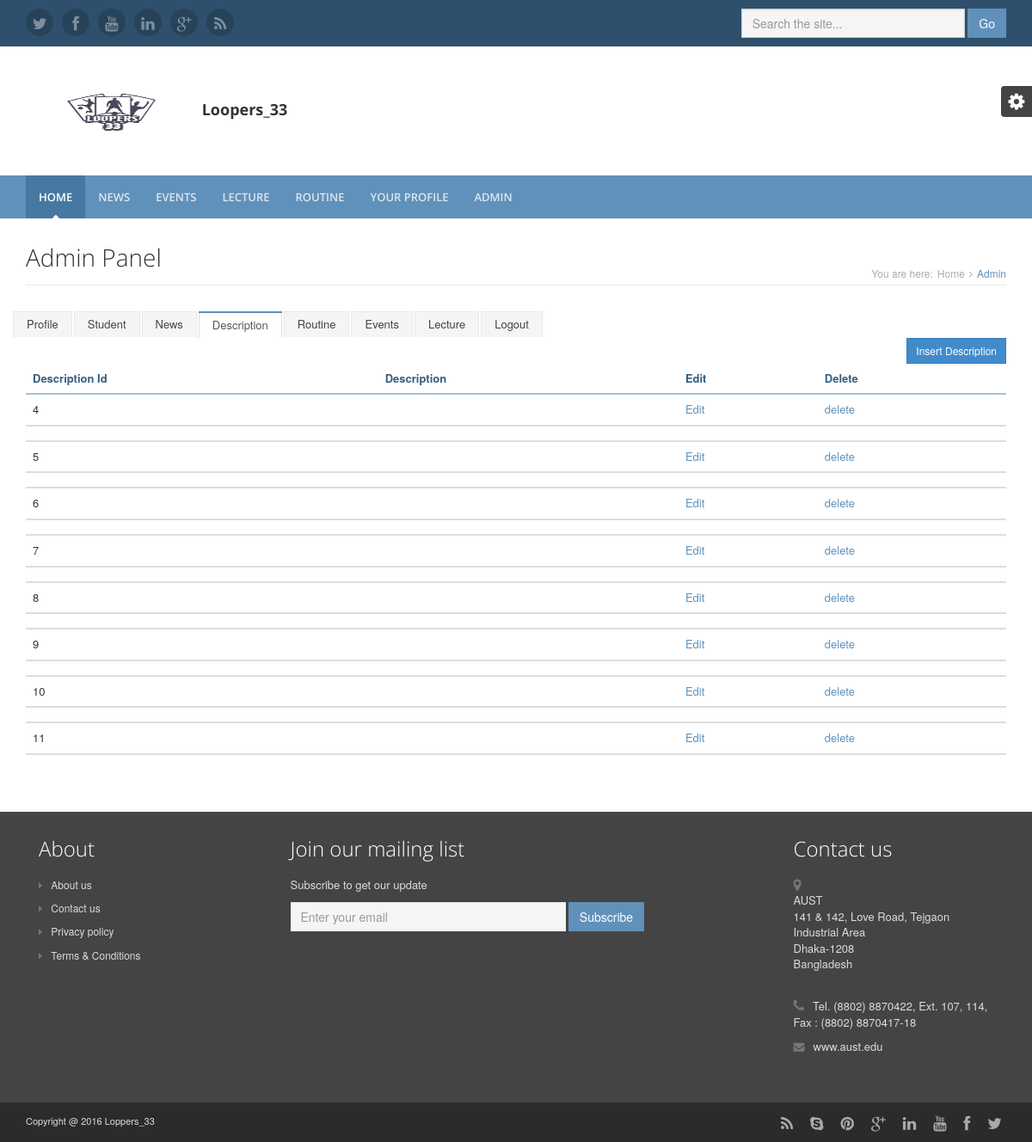
The app's page /admin_desc.php, older data.
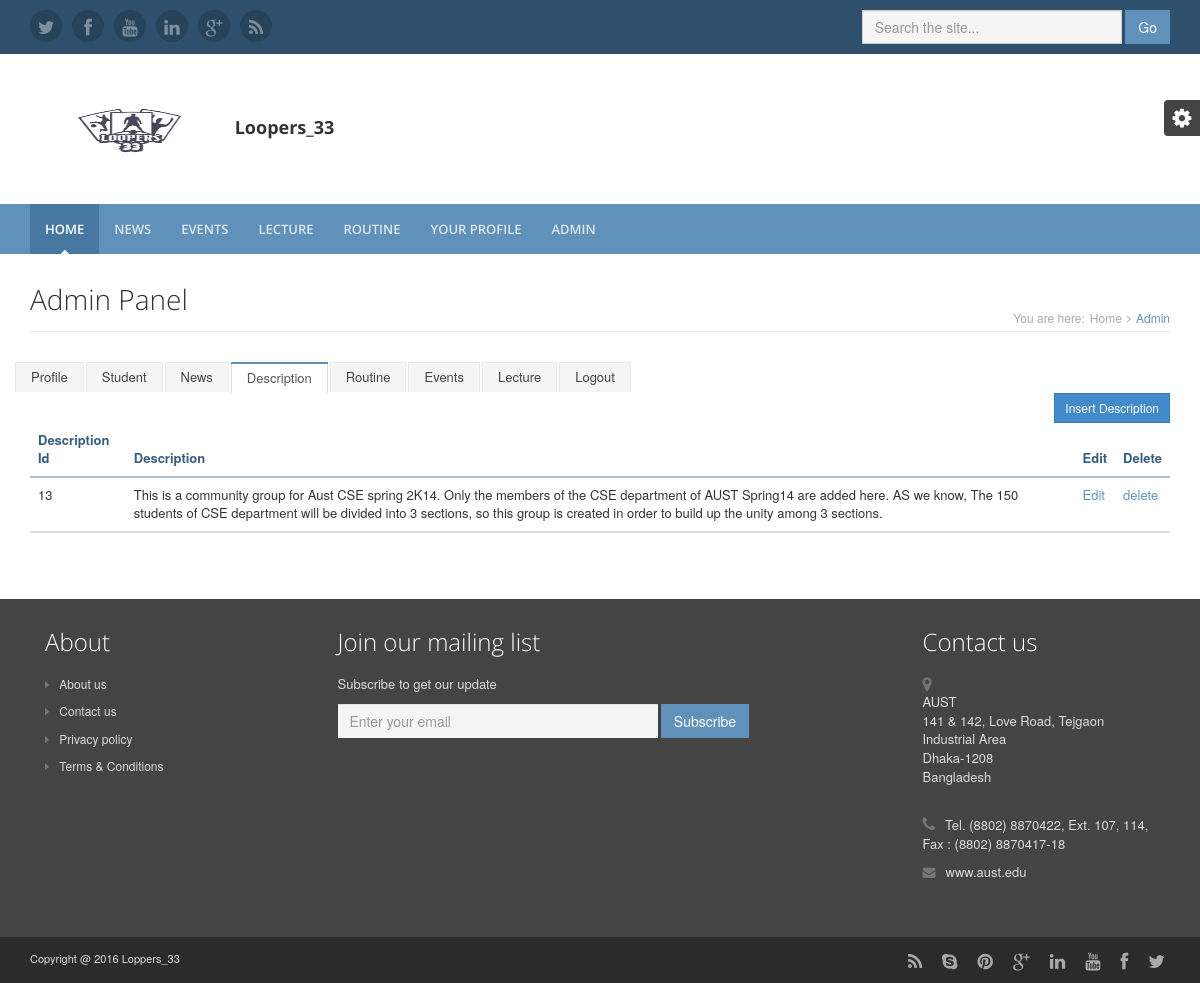
The same page, newer data.
### tables this page shows
CREATE TABLE `description` (
  `description_id` int(11) NOT NULL,
  `description` longtext
);

### admin_desc.php (the view)
<?php
	include 'header.php';
?>
	<div class="content container">
        <div class="page-wrapper">
            <header class="page-heading clearfix">
                <h1 class="heading-title pull-left">Admin Panel</small></h1>
                <div class="breadcrumbs pull-right">
                    <ul class="breadcrumbs-list">
                        <li class="breadcrumbs-label">You are here:</li>
                        <li><a href="index.php">Home</a><i class="fa fa-angle-right"></i></li>
                        <li class="current">Admin</li>
                    </ul>
                </div>
            </header>
            <div class="page-content">
                <div class="row page-row">
                    <ul class="nav nav-tabs">
                          <li><a href="adminpro.php">Profile</a></li>
                          <li><a href="admin_std.php">Student</a></li>
                          <li><a href="admin_news.php">News</a></li>
                          <li class="active"><a href="admin_desc.php">Description</a></li>
                          <li><a href="admin_routine.php">Routine</a></li>
                          <li><a href="admin_events.php">Events</a></li>
                          <li><a href="admin_lecture.php">Lecture</a></li>
                          <li><a href="a_logout.php">Logout</a></li>
                    </ul>
                    <div class="col-md-12">
                    <a href="desc_add.php" class="btn btn-sm btn-primary pull-right">
                            Insert Description
                          </a>
                      <div class="table-responsive">
                      <table class="table table-hover">
                          <thead>
                            <tr>
                              <th>
                                Description Id
                              </th>
                              <th>
                                Description
                              </th>
                              <th>
                                Edit
                              </th>
                              <th>
                                Delete
                              </th>
                            </tr>
                          </thead>
                            <?php
                              $con=mysqli_connect("localhost","root","","sms");
                              $rslt=mysqli_query($con,"SELECT * from description");
                              while ($row=mysqli_fetch_array($rslt))
                                {
                            ?>
                            <tbody>
                              <tr>
                                <td>
                                  <?php
                                    echo $row['description_id'];
                                  ?>
                                </td>
                                <td>
                                  <?php
                                    echo $row['description'];
                                  ?>
                                </td>
                                <td>
                                  <a href="desc_edit.php?id=<?php echo $row['description_id']; ?>">
                                    Edit
                                  </a>
                                </td>
                                <td>
                                  <a onclick="return confirm('do you really want to delete this?')"
                                    href="desc_del.php?id=<?php echo $row['description_id']; ?>">
                                    delete
                                  </a>
                                </td>
                              </tr>
                            </tbody>
                            <tr>
                                <td>
                                </td>
                              </tr>
                            <?php
                               }
                            ?>
                          </table>
                        </div>
                    </div>
                </div>
            </div>
        </div>
    </div>
<?php
  include 'footer.php';
?>

Row changes from the older to the newer data that the page shows:
removed description: description_id "4"
removed description: description_id "5"
removed description: description_id "6"
removed description: description_id "7"
removed description: description_id "8"
removed description: description_id "9"
removed description: description_id "10"
removed description: description_id "11"
added description: description_id "13", description "This is a community group for Aust CSE spring 2K14. Only the members of the CSE department of AUST Spring14 are added here. AS we know, The 150 students of CSE department will be divided into 3 sections, so this group is created in order to build up the unity among 3 sections."
